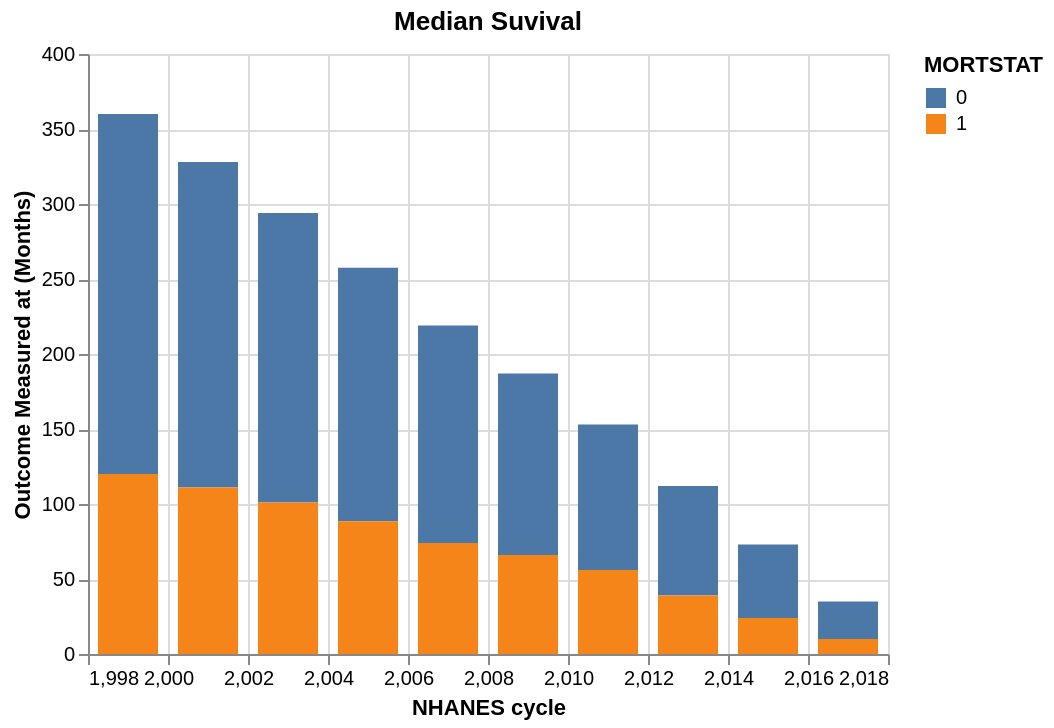

Notebook cell for this chart:
### Markdown cell above
MORTSTAT is measured at variable time points. PERMTH_INT and PERMTH_EXM measure mow many months mortality was measured from NHANES interview and exam, respectively. Let's explore the PERMTH variables to look for a feasible surivial endpoint to use as our outcome variable.

### Code cell
median_survival = nhanes_ndi_df[['year','MORTSTAT','PERMTH_INT','PERMTH_EXM']].groupby(['year','MORTSTAT'],as_index=False).median()

chart = alt.Chart(median_survival,title='Median Suvival').mark_bar(width=30).encode(
        x=alt.X('year',title = 'NHANES cycle'),
        y=alt.Y('PERMTH_INT', title = 'Outcome Measured at (Months)'),
        color='MORTSTAT:N',
    ).properties(width=400)

chart.show()
#Save to file
chart.save(f'{base_path}Figures/median_survival_bymortstat_{len(nhanes_ndi_df)}.png')

### Figure 1 — Vega-Lite specification as saved in the notebook (floating-point values rounded to 4 significant figures)
{"config": {"view": {"continuousWidth": 300, "continuousHeight": 300}}, "data": {"name": "data-05811ca944b599cba7bad05b9844df25"}, "mark": {"type": "bar", "width": 30}, "encoding": {"color": {"field": "MORTSTAT", "type": "nominal"}, "x": {"field": "year", "title": "NHANES cycle", "type": "quantitative"}, "y": {"field": "PERMTH_INT", "title": "Outcome Measured at (Months)", "type": "quantitative"}}, "title": "Median Suvival", "width": 400, "$schema": "https://vega.github.io/schema/vega-lite/v6.1.0.json", "datasets": {"data-05811ca944b599cba7bad05b9844df25": [{"year": 1999, "MORTSTAT": 0.0, "PERMTH_INT": 240.0, "PERMTH_EXM": 239.0}, {"year": 1999, "MORTSTAT": 1.0, "PERMTH_INT": 120.0, "PERMTH_EXM": 119.0}, {"year": 2001, "MORTSTAT": 0.0, "PERMTH_INT": 217.0, "PERMTH_EXM": 216.0}, {"year": 2001, "MORTSTAT": 1.0, "PERMTH_INT": 111.0, "PERMTH_EXM": 110.0}, {"year": 2003, "MORTSTAT": 0.0, "PERMTH_INT": 193.0, "PERMTH_EXM": 192.0}, {"year": 2003, "MORTSTAT": 1.0, "PERMTH_INT": 101.0, "PERMTH_EXM": 101.0}, {"year": 2005, "MORTSTAT": 0.0, "PERMTH_INT": 169.0, "PERMTH_EXM": 168.0}, {"year": 2005, "MORTSTAT": 1.0, "PERMTH_INT": 88.5, "PERMTH_EXM": 87.0}, {"year": 2007, "MORTSTAT": 0.0, "PERMTH_INT": 145.0, "PERMTH_EXM": 144.0}, {"year": 2007, "MORTSTAT": 1.0, "PERMTH_INT": 74.0, "PERMTH_EXM": 73.0}, {"year": 2009, "MORTSTAT": 0.0, "PERMTH_INT": 121.0, "PERMTH_EXM": 120.0}, {"year": 2009, "MORTSTAT": 1.0, "PERMTH_INT": 66.0, "PERMTH_EXM": 65.0}, {"year": 2011, "MORTSTAT": 0.0, "PERMTH_INT": 97.0, "PERMTH_EXM": 96.0}, {"year": 2011, "MORTSTAT": 1.0, "PERMTH_INT": 56.0, "PERMTH_EXM": 55.0}, {"year": 2013, "MORTSTAT": 0.0, "PERMTH_INT": 73.0, "PERMTH_EXM": 72.0}, {"year": 2013, "MORTSTAT": 1.0, "PERMTH_INT": 39.0, "PERMTH_EXM": 38.5}, {"year": 2015, "MORTSTAT": 0.0, "PERMTH_INT": 49.0, "PERMTH_EXM": 48.0}, {"year": 2015, "MORTSTAT": 1.0, "PERMTH_INT": 24.0, "PERMTH_EXM": 24.0}, {"year": 2017, "MORTSTAT": 0.0, "PERMTH_INT": 25.0, "PERMTH_EXM": 24.0}, {"year": 2017, "MORTSTAT": 1.0, "PERMTH_INT": 10.0, "PERMTH_EXM": 9.0}]}}
